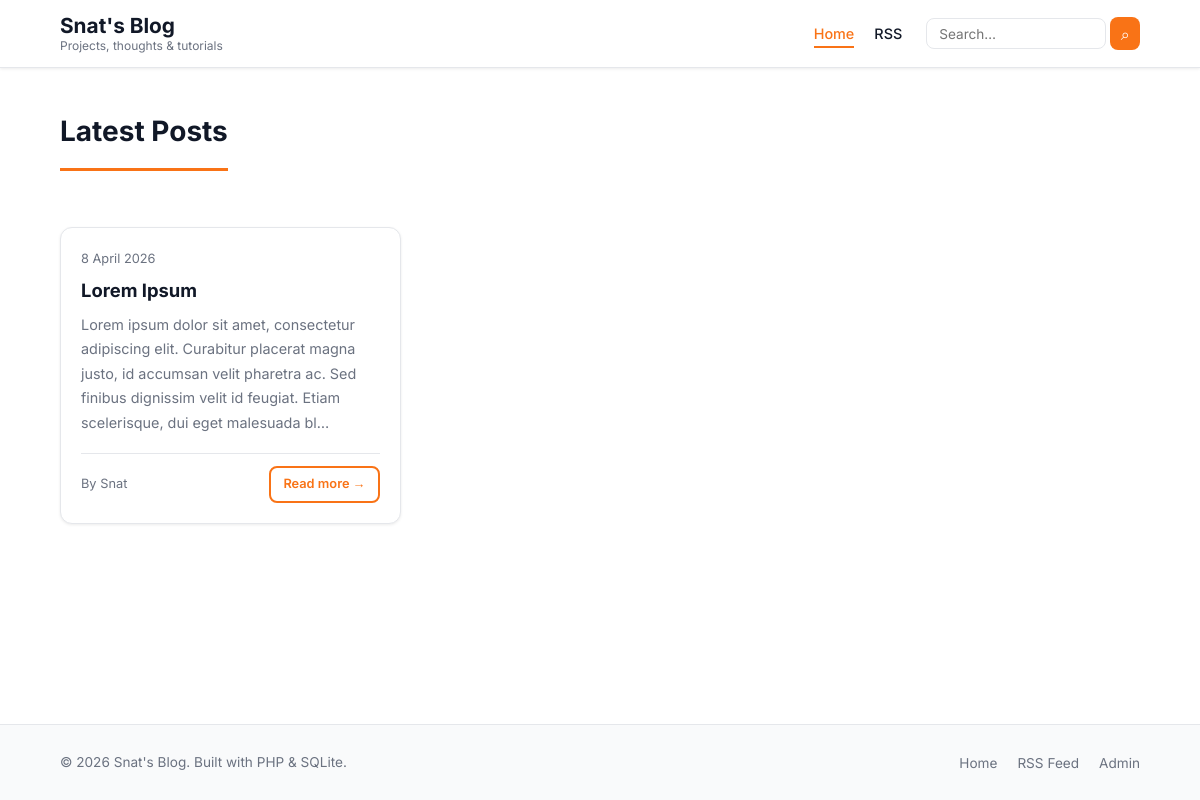
The page / on the database its author committed.
### tables this page shows
CREATE TABLE posts (
            id             INTEGER PRIMARY KEY AUTOINCREMENT,
            title          TEXT    NOT NULL,
            slug           TEXT    NOT NULL UNIQUE,
            content        TEXT    NOT NULL DEFAULT '',
            excerpt        TEXT    NOT NULL DEFAULT '',
            featured_image TEXT,
            author_id      INTEGER NOT NULL REFERENCES users(id)       ON DELETE CASCADE,
            category_id    INTEGER          REFERENCES categories(id)  ON DELETE SET NULL,
            status         TEXT    NOT NULL DEFAULT 'draft'
                               CHECK(status IN ('published','draft')),
            created_at     TEXT    NOT NULL DEFAULT (datetime('now')),
            updated_at     TEXT    NOT NULL DEFAULT (datetime('now'))
        );

CREATE TABLE users (
            id           INTEGER PRIMARY KEY AUTOINCREMENT,
            username     TEXT    NOT NULL UNIQUE,
            password     TEXT    NOT NULL,
            email        TEXT    NOT NULL UNIQUE,
            created_at   TEXT    NOT NULL DEFAULT (datetime('now'))
        );

### config.php (called while the page is built, shortened)
<?php
function getDB(): PDO
{
    static $pdo = null;
    if ($pdo === null) {
        $pdo = new PDO('sqlite:' . DB_FILE);
        $pdo->setAttribute(PDO::ATTR_ERRMODE,            PDO::ERRMODE_EXCEPTION);
        $pdo->setAttribute(PDO::ATTR_DEFAULT_FETCH_MODE, PDO::FETCH_ASSOC);
        $pdo->setAttribute(PDO::ATTR_EMULATE_PREPARES,   false);
        $pdo->exec('PRAGMA foreign_keys = ON;');
    }
    return $pdo;
}

### functions.php (called while the page is built, shortened)
<?php
require_once __DIR__ . '/config.php';
function e(string $string): string
{
    return htmlspecialchars($string, ENT_QUOTES | ENT_SUBSTITUTE, 'UTF-8');
}
function formatDate(string $dateString, string $format = 'j F Y'): string
{
    $dt = new DateTime($dateString, new DateTimeZone('UTC'));
    return $dt->format($format);
}
function getPosts(int $page = 1, int $perPage = POSTS_PER_PAGE): array
{
    $offset = ($page - 1) * $perPage;
    $stmt = getDB()->prepare("
        SELECT p.*, u.username AS author_name, c.name AS category_name, c.slug AS category_slug
        FROM posts p
        LEFT JOIN users      u ON u.id = p.author_id
        LEFT JOIN categories c ON c.id = p.category_id
        WHERE p.status = 'published'
        ORDER BY p.created_at DESC
        LIMIT :limit OFFSET :offset
    ");
    $stmt->bindValue(':limit',  $perPage, PDO::PARAM_INT);
    $stmt->bindValue(':offset', $offset,  PDO::PARAM_INT);
    $stmt->execute();
    return $stmt->fetchAll();
}
function countPosts(): int
{
    return (int) getDB()->query("SELECT COUNT(*) FROM posts WHERE status = 'published'")->fetchColumn();
}

### templates/post_card.php (the view, shortened to what this page needs)
<?php
$postUrl = !empty($post['slug'])
    ? SITE_URL . '/post/' . e($post['slug'])
    : SITE_URL . '/post.php?id=' . (int) $post['id'];
?>
<article class="post-card">
    <div class="post-card__body">
        <div class="post-card__meta">
            <time datetime="<?= e($post['created_at']) ?>" class="post-card__date">
                <?= formatDate($post['created_at']) ?>
            </time>
        </div>
        <h2 class="post-card__title">
            <a href="<?= $postUrl ?>"><?= e($post['title']) ?></a>
        </h2>
        <?php if (!empty($post['excerpt'])): ?>
            <p class="post-card__excerpt"><?= e($post['excerpt']) ?></p>
        <?php endif; ?>
        <div class="post-card__footer">
            <span class="post-card__author">By <?= e($post['author_name'] ?? DEFAULT_AUTHOR) ?></span>
            <a href="<?= $postUrl ?>" class="btn btn--sm btn--outline">Read more &rarr;</a>
        </div>
    </div>
</article>

### index.php (shortened to what this page needs)
<?php
require_once __DIR__ . '/functions.php';
$mode = 'default';
$filterLabel = 'Latest Posts';
$currentPage = max(1, (int) ($_GET['page'] ?? 1));
if (!empty($_GET['q'])) {
    $mode        = 'search';
    $searchQuery = trim($_GET['q']);
    $searchQuery = substr(preg_replace('/[^\p{L}\p{N}\s\-_]/u', '', $searchQuery), 0, 100);
    $total       = countSearchPosts($searchQuery);
    $posts       = searchPosts($searchQuery, $currentPage);
    $filterLabel = 'Search: "' . e($searchQuery) . '"';
    $baseUrl     = SITE_URL . '/search?q=' . urlencode($searchQuery) . '&page=';
} else {
    $total   = countPosts();
    $posts   = getPosts($currentPage);
}
require_once __DIR__ . '/templates/header.php';
?>
<section class="archive-header">
    <h1 class="page-heading"><?= $filterLabel ?></h1>
</section>
<?php if (empty($posts)): ?>
    <div class="empty-state">
        <h2>No posts found.</h2>
        <p><?= $mode === 'search' ? 'Try a different search term.' : 'Check back soon!' ?></p>
        <a href="<?= SITE_URL ?>" class="btn btn--primary" style="margin-top:1rem;">Go Home</a>
    </div>
<?php else: ?>
    <div class="post-grid">
        <?php foreach ($posts as $post): ?>
            <?php require __DIR__ . '/templates/post_card.php'; ?>
        <?php endforeach; ?>
    </div>
<?php endif; ?>
<?php require_once __DIR__ . '/templates/footer.php'; ?>

### assets/css/style.css (style rules this page uses)
:root { --clr-bg: #ffffff; --clr-surface: #f9fafb; --clr-border: #e5e7eb; --clr-text: #111827; --clr-text-muted: #6b7280; --clr-accent: #f97316; --clr-accent-dark: #ea6c0a; --clr-accent-bg: #fff7ed; --font-body: 'Inter', 'Roboto', 'Open Sans', system-ui, sans-serif; --font-mono: 'Fira Code', 'Courier New', monospace; --radius-sm: 4px; --radius-md: 8px; --radius-lg: 12px; --shadow-sm: 0 1px 3px rgba(0,0,0,.08); --shadow-md: 0 4px 12px rgba(0,0,0,.10); --shadow-lg: 0 8px 24px rgba(0,0,0,.12); --transition: .2s ease; --container-width: 1120px; --container-pad: 1.25rem; }
*, *::before, *::after { box-sizing: border-box; margin: 0; padding: 0; }
html { scroll-behavior: smooth; -webkit-text-size-adjust: 100%; }
body { font-family: var(--font-body); font-size: 1rem; line-height: 1.7; color: var(--clr-text); background: var(--clr-bg); min-height: 100vh; display: flex; flex-direction: column; }
a { color: var(--clr-accent); text-decoration: none; transition: color var(--transition); }
.btn { display: inline-flex; align-items: center; gap: .375rem; padding: .6rem 1.25rem; border-radius: var(--radius-md); font-weight: 600; font-size: .9rem; border: 2px solid transparent; transition: background var(--transition), color var(--transition), border-color var(--transition); text-decoration: none; white-space: nowrap; }
.btn--outline { background: transparent; color: var(--clr-accent); border-color: var(--clr-accent); }
.btn--sm { padding: .35rem .8rem; font-size: .8rem; }
.page-heading { font-size: 1.75rem; font-weight: 700; color: var(--clr-text); margin-bottom: 1.5rem; padding-bottom: .75rem; border-bottom: 3px solid var(--clr-accent); display: inline-block; }
.post-grid { display: grid; grid-template-columns: repeat(auto-fill, minmax(320px, 1fr)); gap: 1.75rem; margin-bottom: 2.5rem; }
.post-card { background: var(--clr-bg); border: 1px solid var(--clr-border); border-radius: var(--radius-lg); overflow: hidden; display: flex; flex-direction: column; transition: transform var(--transition), box-shadow var(--transition); box-shadow: var(--shadow-sm); }
.post-card__body { padding: 1.25rem; display: flex; flex-direction: column; flex: 1; gap: .6rem; }
.post-card__meta { display: flex; align-items: center; gap: .75rem; font-size: .8rem; }
.post-card__date { color: var(--clr-text-muted); }
.post-card__title { font-size: 1.15rem; font-weight: 700; line-height: 1.3; }
.post-card__title a { color: var(--clr-text); }
.post-card__excerpt { color: var(--clr-text-muted); font-size: .9rem; flex: 1; }
.post-card__footer { display: flex; align-items: center; justify-content: space-between; margin-top: .5rem; padding-top: .75rem; border-top: 1px solid var(--clr-border); font-size: .8rem; color: var(--clr-text-muted); }
.archive-header { margin-bottom: 2rem; }
.archive-header h1 { font-size: 1.75rem; font-weight: 700; }

### rows shown on the page
posts: created_at "8 April 2026", title "Lorem Ipsum", excerpt "Lorem ipsum dolor sit amet, consectetur adipiscing elit. Curabitur placerat magna justo, id accumsan velit pharetra ac. Sed finibus dignissim velit id feugiat. Etiam scelerisque, dui eget malesuada bl…", author.username "Snat"

### other values the page prints
SITE_NAME "Snat's Blog"
SITE_TAGLINE "Projects, thoughts & tutorials"
$filterLabel "Latest Posts"
